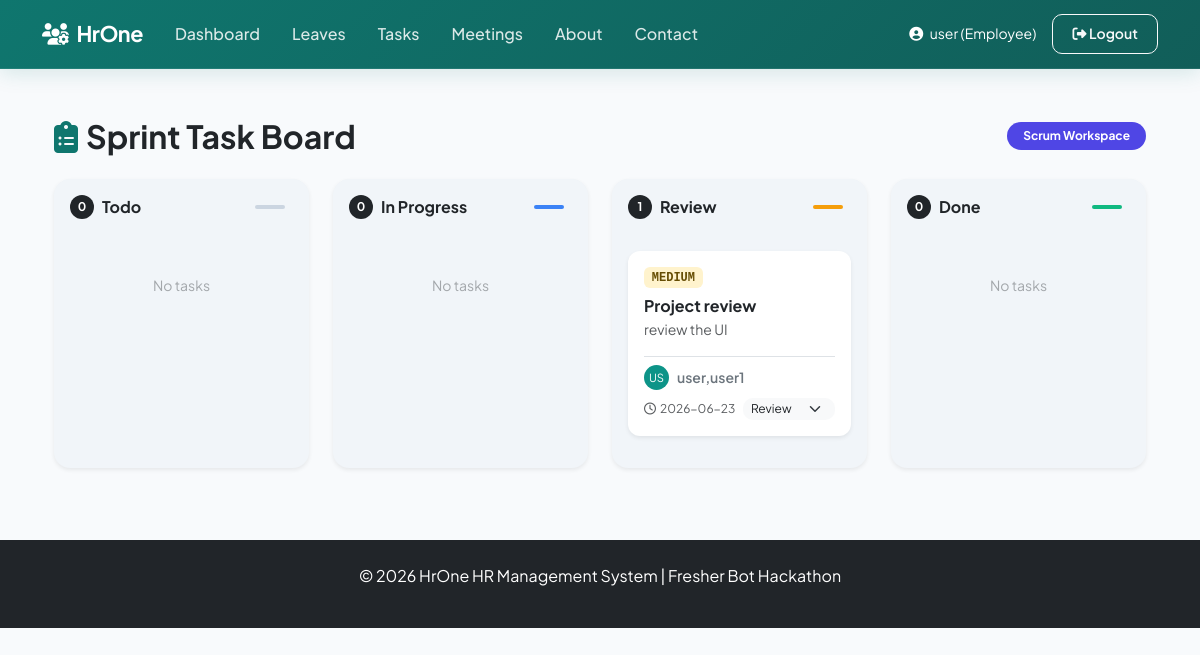
/tasks (signed in), run on the app's committed database.
### tables this page shows
CREATE TABLE users (
    id INTEGER PRIMARY KEY AUTOINCREMENT,
    username TEXT UNIQUE NOT NULL,
    password TEXT NOT NULL,
    email TEXT NOT NULL,
    role TEXT NOT NULL DEFAULT 'Employee',
    created_at TIMESTAMP DEFAULT CURRENT_TIMESTAMP
);

CREATE TABLE tasks (
    id INTEGER PRIMARY KEY AUTOINCREMENT,
    title TEXT NOT NULL,
    description TEXT,
    priority TEXT,
    status TEXT DEFAULT 'Todo',
    assigned_to TEXT,
    due_date DATE,
    created_by TEXT,
    created_at TIMESTAMP DEFAULT CURRENT_TIMESTAMP
);

### app.py (the view, shortened to what this page needs)
@app.route('/tasks', methods=['GET', 'POST'])
def tasks():
    if 'user_id' not in session:
        return redirect(url_for('login'))
    form = TaskForm()
    conn = get_db_connection()
    tasks = conn.execute('SELECT * FROM tasks ORDER BY due_date').fetchall()
    users = conn.execute('SELECT username FROM users').fetchall()
    conn.close()
    return render_template('tasks.html', form=form, tasks=tasks, users=users)

### app.py
class TaskForm(FlaskForm):
    title = StringField('Title', validators=[DataRequired()])
    description = TextAreaField('Description', validators=[DataRequired()])
    priority = SelectField('Priority', choices=[('Low', 'Low'), ('Medium', 'Medium'), ('High', 'High')], validators=[DataRequired()])
    due_date = DateField('Due Date', validators=[DataRequired()])
    assigned_to = StringField('Assigned To (Username)', validators=[DataRequired()])
    submit = SubmitField('Create Task')

### app.py (called while the page is built)
def get_db_connection():
    conn = sqlite3.connect(DB_FILE)
    conn.row_factory = sqlite3.Row
    return conn

@app.context_processor
def inject_unread_count():
    if session.get('role') == 'Admin':
        return {
            'unread_count': get_unread_message_count()
        }
    return {
        'unread_count': 0
    }

### templates/tasks.html (shortened to what this page needs)
{% extends 'base.html' %}
{% block content %}
<div class="container py-4">
    <div class="d-flex justify-content-between align-items-center mb-4">
        <h2 class="fw-bold mb-0 text-dark">
            <i class="fas fa-clipboard-list text-teal me-2" style="color: #0f766e;"></i>Sprint Task Board
        </h2>
        <span class="badge bg-indigo px-3 py-2 rounded-pill small" style="background-color: #4f46e5;">Scrum Workspace</span>
    </div>
    <div class="row g-4">
        {% for status in ['Todo', 'In Progress', 'Review', 'Done'] %}
        <div class="col-lg-3 col-md-6">
            <div class="card border-0 bg-light shadow-sm h-100" style="background-color: #f1f5f9 !important;">
                <div class="card-header border-0 bg-transparent py-3 ps-3 d-flex justify-content-between align-items-center">
                    <span class="fw-bold text-dark d-flex align-items-center">
                        <span class="badge rounded-circle bg-dark text-white me-2 d-flex align-items-center justify-content-center" style="width: 24px; height: 24px; font-size: 0.75rem;">
                            {{ (tasks | selectattr('status', 'equalto', status) | list | length) }}
                        </span>
                        {{ status }}
                    </span>
                    <span class="status-top-bar" style="height: 4px; width: 30px; border-radius: 2px; background-color: {% if status == 'Todo' %}#cbd5e1{% elif status == 'In Progress' %}#3b82f6{% elif status == 'Review' %}#f59e0b{% else %}#10b981{% endif %};"></span>
                </div>
                <div class="card-body p-3 task-column-body">
                    {% for task in tasks if task.status == status %}
                    <div class="card border-0 shadow-sm mb-3 bg-white p-3 task-card" style="border-radius: 12px;">
                        <div class="d-flex justify-content-between align-items-start mb-2">
                            <span class="badge text-uppercase font-monospace text-xs {% if task.priority == 'High' %}bg-danger-subtle text-danger{% elif task.priority == 'Medium' %}bg-warning-subtle text-warning-emphasis{% else %}bg-secondary-subtle text-secondary{% endif %}" style="font-size: 0.75rem;">
                                {{ task.priority }}
                            </span>
                        </div>
                        <h6 class="fw-bold text-dark mb-1">{{ task.title }}</h6>
                        <p class="text-muted small mb-3 text-truncate-2">{{ task.description }}</p>
                        <div class="pt-2 border-top">
                            <div class="d-flex align-items-center mb-2">
                                <div class="avatar-circle-sm bg-teal text-white rounded-circle d-flex align-items-center justify-content-center me-2" style="width: 25px; height: 25px; font-size: 0.7rem; background-color: #0d9488;">
                                    {{ task.assigned_to[:2]|upper }}
                                </div>
                                <small class="text-secondary fw-semibold">{{ task.assigned_to }}</small>
                            </div>
                            <div class="d-flex justify-content-between align-items-center">
                                <small class="text-muted" style="font-size: 0.75rem;"><i class="far fa-clock me-1"></i>{{ task.due_date }}</small>
                                <form action="{{ url_for('update_task', task_id=task.id) }}" method="POST" style="width: auto;">
                                    <select name="status" onchange="this.form.submit()" class="form-select form-select-sm border-0 bg-light" style="font-size: 0.75rem; padding: 2px 20px 2px 8px;">
                                        <option value="Review" {% if task.status == 'Review' %}selected{% endif %}>Review</option>
                                    </select>
                                </form>
                            </div>
                        </div>
                    </div>
                    {% else %}
                    <div class="text-center py-4 text-muted small opacity-50">
                        No tasks
                    </div>
                    {% endfor %}
                </div>
            </div>
        </div>
        {% endfor %}
    </div>
</div>
{% endblock %}

### templates/base.html (shortened to what this page needs)
<!DOCTYPE html>
<html lang="en">
<head>
    <link href="https://cdn.jsdelivr.net/npm/bootstrap@5.3.3/dist/css/bootstrap.min.css" rel="stylesheet">
    <link rel="stylesheet" href="https://cdnjs.cloudflare.com/ajax/libs/font-awesome/6.5.1/css/all.min.css">
</head>
<body>
    <nav class="navbar navbar-expand-lg navbar-dark">
        <div class="container">
            <a class="navbar-brand fw-bold" href="{{ url_for('index') }}">
                <i class="fas fa-users-cog me-2"></i>HrOne
            </a>
            <div class="collapse navbar-collapse" id="navbarNav">
                <ul class="navbar-nav me-auto">
                    {% if 'user_id' in session %}
                    <li class="nav-item"><a class="nav-link" href="{{ url_for('user_dashboard') if session.role != 'Admin' else url_for('admin_dashboard') }}">Dashboard</a></li>
                    <li class="nav-item"><a class="nav-link" href="{{ url_for('leaves') }}">Leaves</a></li>
                    <li class="nav-item"><a class="nav-link" href="{{ url_for('tasks') }}">Tasks</a></li>
                    <li class="nav-item"><a class="nav-link" href="{{ url_for('meetings') }}">Meetings</a></li>
                    {% endif %}
                    <li class="nav-item"><a class="nav-link" href="{{ url_for('about') }}">About</a></li>
                    <li class="nav-item"><a class="nav-link" href="{{ url_for('contact') }}">Contact</a></li>
                </ul>
                {% if 'user_id' in session %}
                <div class="d-flex align-items-center">
                    <span class="text-white me-3 small">
                        <i class="fas fa-user-circle me-1"></i>
                        {{ session.username }} ({{ session.role }})
                    </span>
                <a href="{{ url_for('logout') }}"
                   class="btn btn-outline-light btn-sm">
                    <i class="fas fa-sign-out-alt"></i>
                    Logout
                </a>
                </div>
                {% else %}
                <a href="{{ url_for('login') }}" class="btn btn-light">Login</a>
                {% endif %}
            </div>
        </div>
    </nav>
    <div class="container mt-4">
        {% block content %}{% endblock %}
    </div>
    <footer class="bg-dark text-white py-4 mt-5">
        <div class="container text-center">
            <p>&copy; 2026 HrOne HR Management System | Fresher Bot Hackathon</p>
        </div>
    </footer>
</body>
</html>

### templates/base.html (style rules this page uses)
:root { --primary: #0f766e; --primary-light: #0d9488; --primary-glow: rgba(13, 148, 136, 0.15); --secondary: #4f46e5; --secondary-light: #6366f1; --dark: #0f172a; --light-bg: #f8fafc; --card-shadow: 0 10px 25px -5px rgba(0, 0, 0, 0.05), 0 8px 10px -6px rgba(0, 0, 0, 0.05); --card-shadow-hover: 0 20px 25px -5px rgba(0, 0, 0, 0.1), 0 10px 10px -6px rgba(0, 0, 0, 0.1); --transition: all 0.3s cubic-bezier(0.4, 0, 0.2, 1); }
body { font-family: 'Plus Jakarta Sans', system-ui, -apple-system, sans-serif; background-color: var(--light-bg); color: #334155; min-height: 100vh; display: flex; flex-direction: column; }
.navbar { background: linear-gradient(135deg, #0f766e, #115e59) !important; box-shadow: 0 4px 20px rgba(15, 118, 110, 0.15); padding: 0.8rem 0; border-bottom: 1px solid rgba(255, 255, 255, 0.08); }
.navbar-brand { font-size: 1.35rem; letter-spacing: -0.5px; color: #fff !important; }
.nav-link { font-weight: 500; color: rgba(255, 255, 255, 0.85) !important; padding: 0.5rem 1rem !important; border-radius: 8px; transition: var(--transition); }
.card { border: 1px solid rgba(241, 245, 249, 0.8); border-radius: 16px; box-shadow: var(--card-shadow); transition: var(--transition); }
.card-header { background: #ffffff; border-bottom: 1px solid rgba(241, 245, 249, 0.8); padding: 1.2rem 1.5rem; font-weight: 600; color: var(--dark); }
.btn { border-radius: 10px; font-weight: 600; padding: 0.55rem 1.2rem; transition: var(--transition); }
.form-control, .form-select { border-radius: 10px; padding: 0.6rem 0.9rem; border: 1px solid #cbd5e1; transition: var(--transition); }

### templates/tasks.html (style rules this page uses)
.text-truncate-2 { display: -webkit-box; -webkit-line-clamp: 2; -webkit-box-orient: vertical; overflow: hidden; }
.task-card { transition: transform 0.2s ease, box-shadow 0.2s ease; }
.bg-warning-subtle { background-color: #fef3c7; }

### data on the page
users: username "user"
tasks: priority "MEDIUM", title "Project review", description "review the UI", assigned_to "US", assigned_to "user,user1", due_date "2026-06-23", status "Review"

### other printed values
{{ session.role }} "Employee"
{{ (tasks | selectattr('status', 'equalto', status) | list | length) }} "0" "0" "1" "0"
{{ status }} "Todo" "In Progress" "Review" "Done"
